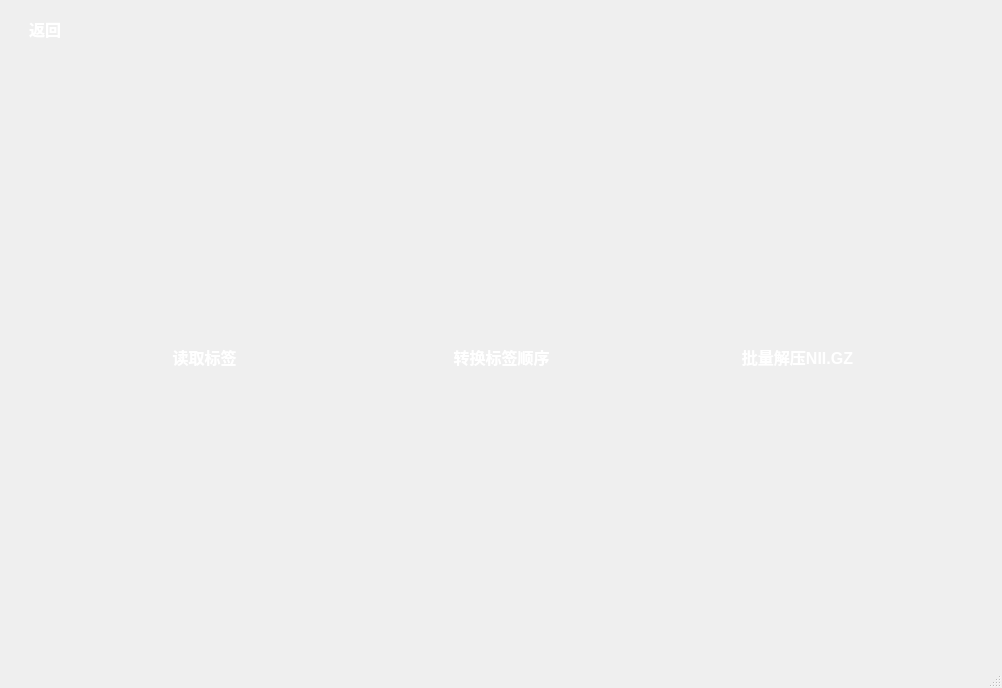
<?xml version="1.0" encoding="UTF-8"?>
<ui version="4.0">
 <class>MainWindow</class>
 <widget class="QMainWindow" name="MainWindow">
  <property name="geometry">
   <rect>
    <x>0</x>
    <y>0</y>
    <width>1002</width>
    <height>688</height>
   </rect>
  </property>
  <property name="windowTitle">
   <string>MainWindow</string>
  </property>
  <property name="styleSheet">
   <string notr="true">QMainWindow {
    background-color: qlineargradient(x1:0, y1:0, x2:1, y2:1,
                                       stop:0 rgba(24, 53, 107, 255),
                                       stop:0.25 rgba(94, 53, 107, 255),
                                       stop:0.5 rgba(24, 53, 107, 255),
                                       stop:0.75 rgba(25, 75, 75, 255),
                                       stop:1 rgba(24, 53, 107, 255));
    color:rgba(24, 53, 107, 255);
}

</string>
  </property>
  <widget class="QWidget" name="centralwidget">
   <layout class="QVBoxLayout" name="verticalLayout">
    <item>
     <layout class="QHBoxLayout" name="horizontalLayout">
      <item>
       <widget class="QPushButton" name="pushButton_4">
        <property name="styleSheet">
         <string notr="true">QPushButton {
    background-color: qradialgradient(cx:0.5, cy:0.5, radius:1.2, 
    fx:0.5, fy:0.5, 
    stop:0 rgba(24, 53, 107, 255), stop:1 rgba(32, 86, 146, 255));
    border: none;
    border-radius: 20px;
    color: #ffffff;
    font-size: 16px;
    font-weight: bold;
    padding: 8px 20px;
}

QPushButton::hover {
    background-color: qradialgradient(cx:0.5, cy:0.5, radius:1.2, 
    fx:0.5, fy:0.5, 
    stop:0 rgba(32, 86, 146, 255), stop:1 rgba(24, 53, 107, 255));
    border: 2px solid #ffffff;
}

QPushButton::pressed {
    background-color: rgba(255, 255, 255, 0.3);
    border: 2px solid #ffffff;
}

QPushButton::disabled {
    color: #a3a3a3;
}
</string>
        </property>
        <property name="text">
         <string>返回</string>
        </property>
       </widget>
      </item>
      <item>
       <spacer name="horizontalSpacer">
        <property name="orientation">
         <enum>Qt::Horizontal</enum>
        </property>
        <property name="sizeHint" stdset="0">
         <size>
          <width>40</width>
          <height>20</height>
         </size>
        </property>
       </spacer>
      </item>
     </layout>
    </item>
    <item>
     <spacer name="verticalSpacer_2">
      <property name="orientation">
       <enum>Qt::Vertical</enum>
      </property>
      <property name="sizeHint" stdset="0">
       <size>
        <width>20</width>
        <height>40</height>
       </size>
      </property>
     </spacer>
    </item>
    <item>
     <layout class="QHBoxLayout" name="horizontalLayout_2">
      <item>
       <spacer name="horizontalSpacer_2">
        <property name="orientation">
         <enum>Qt::Horizontal</enum>
        </property>
        <property name="sizeHint" stdset="0">
         <size>
          <width>40</width>
          <height>20</height>
         </size>
        </property>
       </spacer>
      </item>
      <item>
       <widget class="QPushButton" name="pushButton">
        <property name="minimumSize">
         <size>
          <width>191</width>
          <height>171</height>
         </size>
        </property>
        <property name="styleSheet">
         <string notr="true">QPushButton {
    background-color: qradialgradient(cx:0.5, cy:0.5, radius:1.2, 
    fx:0.5, fy:0.5, 
    stop:0 rgba(24, 53, 107, 255), stop:1 rgba(32, 86, 146, 255));
    border: none;
    border-radius: 20px;
    color: #ffffff;
    font-size: 16px;
    font-weight: bold;
    padding: 8px 20px;
}

QPushButton::hover {
    background-color: qradialgradient(cx:0.5, cy:0.5, radius:1.2, 
    fx:0.5, fy:0.5, 
    stop:0 rgba(32, 86, 146, 255), stop:1 rgba(24, 53, 107, 255));
    border: 2px solid #ffffff;
}

QPushButton::pressed {
    background-color: rgba(255, 255, 255, 0.3);
    border: 2px solid #ffffff;
}

QPushButton::disabled {
    color: #a3a3a3;
}
</string>
        </property>
        <property name="text">
         <string>读取标签</string>
        </property>
       </widget>
      </item>
      <item>
       <spacer name="horizontalSpacer_4">
        <property name="orientation">
         <enum>Qt::Horizontal</enum>
        </property>
        <property name="sizeHint" stdset="0">
         <size>
          <width>40</width>
          <height>20</height>
         </size>
        </property>
       </spacer>
      </item>
      <item>
       <widget class="QPushButton" name="pushButton_2">
        <property name="minimumSize">
         <size>
          <width>191</width>
          <height>171</height>
         </size>
        </property>
        <property name="styleSheet">
         <string notr="true">QPushButton {
    background-color: qradialgradient(cx:0.5, cy:0.5, radius:1.2, 
    fx:0.5, fy:0.5, 
    stop:0 rgba(24, 53, 107, 255), stop:1 rgba(32, 86, 146, 255));
    border: none;
    border-radius: 20px;
    color: #ffffff;
    font-size: 16px;
    font-weight: bold;
    padding: 8px 20px;
}

QPushButton::hover {
    background-color: qradialgradient(cx:0.5, cy:0.5, radius:1.2, 
    fx:0.5, fy:0.5, 
    stop:0 rgba(32, 86, 146, 255), stop:1 rgba(24, 53, 107, 255));
    border: 2px solid #ffffff;
}

QPushButton::pressed {
    background-color: rgba(255, 255, 255, 0.3);
    border: 2px solid #ffffff;
}

QPushButton::disabled {
    color: #a3a3a3;
}
</string>
        </property>
        <property name="text">
         <string>转换标签顺序</string>
        </property>
       </widget>
      </item>
      <item>
       <spacer name="horizontalSpacer_5">
        <property name="orientation">
         <enum>Qt::Horizontal</enum>
        </property>
        <property name="sizeHint" stdset="0">
         <size>
          <width>40</width>
          <height>20</height>
         </size>
        </property>
       </spacer>
      </item>
      <item>
       <widget class="QPushButton" name="pushButton_3">
        <property name="minimumSize">
         <size>
          <width>191</width>
          <height>171</height>
         </size>
        </property>
        <property name="styleSheet">
         <string notr="true">QPushButton {
    background-color: qradialgradient(cx:0.5, cy:0.5, radius:1.2, 
    fx:0.5, fy:0.5, 
    stop:0 rgba(24, 53, 107, 255), stop:1 rgba(32, 86, 146, 255));
    border: none;
    border-radius: 20px;
    color: #ffffff;
    font-size: 16px;
    font-weight: bold;
    padding: 8px 20px;
}

QPushButton::hover {
    background-color: qradialgradient(cx:0.5, cy:0.5, radius:1.2, 
    fx:0.5, fy:0.5, 
    stop:0 rgba(32, 86, 146, 255), stop:1 rgba(24, 53, 107, 255));
    border: 2px solid #ffffff;
}

QPushButton::pressed {
    background-color: rgba(255, 255, 255, 0.3);
    border: 2px solid #ffffff;
}

QPushButton::disabled {
    color: #a3a3a3;
}
</string>
        </property>
        <property name="text">
         <string>批量解压NII.GZ</string>
        </property>
       </widget>
      </item>
      <item>
       <spacer name="horizontalSpacer_3">
        <property name="orientation">
         <enum>Qt::Horizontal</enum>
        </property>
        <property name="sizeHint" stdset="0">
         <size>
          <width>40</width>
          <height>20</height>
         </size>
        </property>
       </spacer>
      </item>
     </layout>
    </item>
    <item>
     <spacer name="verticalSpacer">
      <property name="orientation">
       <enum>Qt::Vertical</enum>
      </property>
      <property name="sizeHint" stdset="0">
       <size>
        <width>20</width>
        <height>40</height>
       </size>
      </property>
     </spacer>
    </item>
   </layout>
  </widget>
  <widget class="QMenuBar" name="menubar">
   <property name="geometry">
    <rect>
     <x>0</x>
     <y>0</y>
     <width>1002</width>
     <height>23</height>
    </rect>
   </property>
  </widget>
  <widget class="QStatusBar" name="statusbar"/>
 </widget>
 <resources/>
 <connections/>
</ui>
